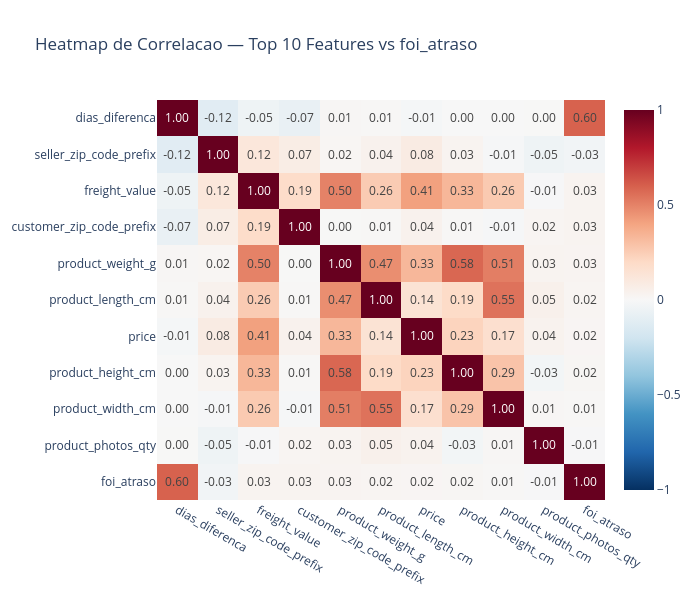

The cell this chart's notebook holds for it:
### Code cell
# 5. Heatmap — top 10 variaveis por correlacao absoluta com foi_atraso
top10_vars = corr_target.abs().sort_values(ascending=False).head(10).index.tolist()
top10_vars.append('foi_atraso')

corr_top10 = corr_matrix.loc[top10_vars, top10_vars]

fig_heatmap = px.imshow(
    corr_top10,
    text_auto='.2f',
    color_continuous_scale='RdBu_r',
    zmin=-1, zmax=1,
    title='Heatmap de Correlacao — Top 10 Features vs foi_atraso',
    aspect='auto'
)
fig_heatmap.update_layout(height=600, width=700)
fig_heatmap.show()

### Figure 1 — Plotly figure (JSON) as saved in the notebook; plotly's stock layout.template omitted (floating-point values rounded to 4 significant figures)
{"data": [{"coloraxis": "coloraxis", "hovertemplate": "x: %{x}<br>y: %{y}<br>color: %{z}<extra></extra>", "name": "0", "texttemplate": "%{z:.2f}", "type": "heatmap", "x": ["dias_diferenca", "seller_zip_code_prefix", "freight_value", "customer_zip_code_prefix", "product_weight_g", "product_length_cm", "price", "product_height_cm", "product_width_cm", "product_photos_qty", "foi_atraso"], "xaxis": "x", "y": ["dias_diferenca", "seller_zip_code_prefix", "freight_value", "customer_zip_code_prefix", "product_weight_g", "product_length_cm", "price", "product_height_cm", "product_width_cm", "product_photos_qty", "foi_atraso"], "yaxis": "y", "z": [[1.0, -0.118, -0.04933, -0.07281, 0.01161, 0.009494, -0.01343, -0.002069, 0.0003265, 0.003564, 0.5955], [-0.118, 1.0, 0.1178, 0.07465, 0.01705, 0.04089, 0.08231, 0.02796, -0.007979, -0.0452, -0.03233], [-0.04933, 0.1178, 1.0, 0.1872, 0.5002, 0.2583, 0.4112, 0.3333, 0.2632, -0.006082, 0.03078], [-0.07281, 0.07465, 0.1872, 1.0, 0.002183, 0.007363, 0.04097, 0.006511, -0.009695, 0.01927, 0.02881], [0.01161, 0.01705, 0.5002, 0.002183, 1.0, 0.4666, 0.3317, 0.5808, 0.5138, 0.02902, 0.02635], [0.009494, 0.04089, 0.2583, 0.007363, 0.4666, 1.0, 0.1446, 0.1946, 0.549, 0.04885, 0.01881], [-0.01343, 0.08231, 0.4112, 0.04097, 0.3317, 0.1446, 1.0, 0.2273, 0.1686, 0.0357, 0.01786], [-0.002069, 0.02796, 0.3333, 0.006511, 0.5808, 0.1946, 0.2273, 1.0, 0.2879, -0.02615, 0.01561], [0.0003265, -0.007979, 0.2632, -0.009695, 0.5138, 0.549, 0.1686, 0.2879, 1.0, 0.01226, 0.009009], [0.003564, -0.0452, -0.006082, 0.01927, 0.02902, 0.04885, 0.0357, -0.02615, 0.01226, 1.0, -0.007286], [0.5955, -0.03233, 0.03078, 0.02881, 0.02635, 0.01881, 0.01786, 0.01561, 0.009009, -0.007286, 1.0]]}], "layout": {"coloraxis": {"cmax": 1, "cmin": -1, "colorscale": [[0, "rgb(5,48,97)"], [0.1, "rgb(33,102,172)"], [0.2, "rgb(67,147,195)"], [0.3, "rgb(146,197,222)"], [0.4, "rgb(209,229,240)"], [0.5, "rgb(247,247,247)"], [0.6, "rgb(253,219,199)"], [0.7, "rgb(244,165,130)"], [0.8, "rgb(214,96,77)"], [0.9, "rgb(178,24,43)"], [1, "rgb(103,0,31)"]]}, "height": 600, "title": {"text": "Heatmap de Correlacao — Top 10 Features vs foi_atraso"}, "width": 700, "xaxis": {"anchor": "y", "domain": [0, 1]}, "yaxis": {"anchor": "x", "autorange": "reversed", "domain": [0, 1]}}}
